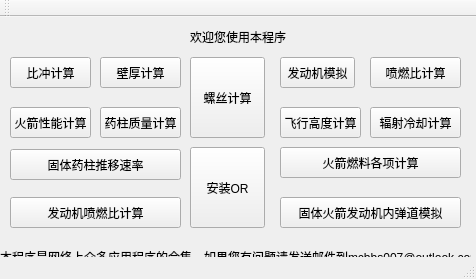
<?xml version="1.0" encoding="UTF-8"?>
<ui version="4.0">
 <class>MainWindow</class>
 <widget class="QMainWindow" name="MainWindow">
  <property name="geometry">
   <rect>
    <x>0</x>
    <y>0</y>
    <width>476</width>
    <height>279</height>
   </rect>
  </property>
  <property name="windowTitle">
   <string>火箭设计程序合集v0.0.2</string>
  </property>
  <widget class="QWidget" name="centralWidget">
   <widget class="QToolButton" name="toolButton">
    <property name="geometry">
     <rect>
      <x>10</x>
      <y>40</y>
      <width>81</width>
      <height>31</height>
     </rect>
    </property>
    <property name="text">
     <string>比冲计算</string>
    </property>
   </widget>
   <widget class="QPushButton" name="pushButton">
    <property name="geometry">
     <rect>
      <x>100</x>
      <y>40</y>
      <width>81</width>
      <height>31</height>
     </rect>
    </property>
    <property name="text">
     <string>壁厚计算</string>
    </property>
   </widget>
   <widget class="QPushButton" name="pushButton_3">
    <property name="geometry">
     <rect>
      <x>10</x>
      <y>180</y>
      <width>171</width>
      <height>31</height>
     </rect>
    </property>
    <property name="text">
     <string>发动机喷燃比计算</string>
    </property>
   </widget>
   <widget class="QPushButton" name="pushButton_4">
    <property name="geometry">
     <rect>
      <x>10</x>
      <y>90</y>
      <width>81</width>
      <height>31</height>
     </rect>
    </property>
    <property name="text">
     <string>火箭性能计算</string>
    </property>
   </widget>
   <widget class="QPushButton" name="pushButton_5">
    <property name="geometry">
     <rect>
      <x>280</x>
      <y>90</y>
      <width>81</width>
      <height>31</height>
     </rect>
    </property>
    <property name="text">
     <string>飞行高度计算</string>
    </property>
   </widget>
   <widget class="QPushButton" name="pushButton_6">
    <property name="geometry">
     <rect>
      <x>100</x>
      <y>90</y>
      <width>81</width>
      <height>31</height>
     </rect>
    </property>
    <property name="text">
     <string>药柱质量计算</string>
    </property>
   </widget>
   <widget class="QPushButton" name="pushButton_7">
    <property name="geometry">
     <rect>
      <x>280</x>
      <y>130</y>
      <width>181</width>
      <height>31</height>
     </rect>
    </property>
    <property name="text">
     <string>火箭燃料各项计算</string>
    </property>
   </widget>
   <widget class="QPushButton" name="pushButton_8">
    <property name="geometry">
     <rect>
      <x>10</x>
      <y>132</y>
      <width>171</width>
      <height>31</height>
     </rect>
    </property>
    <property name="text">
     <string>固体药柱推移速率</string>
    </property>
   </widget>
   <widget class="QPushButton" name="pushButton_9">
    <property name="geometry">
     <rect>
      <x>280</x>
      <y>40</y>
      <width>75</width>
      <height>31</height>
     </rect>
    </property>
    <property name="text">
     <string>发动机模拟</string>
    </property>
   </widget>
   <widget class="QPushButton" name="pushButton_10">
    <property name="geometry">
     <rect>
      <x>370</x>
      <y>90</y>
      <width>91</width>
      <height>31</height>
     </rect>
    </property>
    <property name="text">
     <string>辐射冷却计算</string>
    </property>
   </widget>
   <widget class="QPushButton" name="pushButton_11">
    <property name="geometry">
     <rect>
      <x>280</x>
      <y>180</y>
      <width>181</width>
      <height>31</height>
     </rect>
    </property>
    <property name="text">
     <string>固体火箭发动机内弹道模拟</string>
    </property>
   </widget>
   <widget class="QLabel" name="label">
    <property name="geometry">
     <rect>
      <x>190</x>
      <y>10</y>
      <width>101</width>
      <height>20</height>
     </rect>
    </property>
    <property name="text">
     <string>欢迎您使用本程序</string>
    </property>
   </widget>
   <widget class="QPushButton" name="pushButton_2">
    <property name="geometry">
     <rect>
      <x>370</x>
      <y>40</y>
      <width>91</width>
      <height>31</height>
     </rect>
    </property>
    <property name="text">
     <string>喷燃比计算</string>
    </property>
   </widget>
   <widget class="QLabel" name="label_2">
    <property name="geometry">
     <rect>
      <x>0</x>
      <y>230</y>
      <width>471</width>
      <height>20</height>
     </rect>
    </property>
    <property name="text">
     <string>本程序是网络上众多应用程序的合集，如果您有问题请发送邮件到mcbbs007@outlook.com</string>
    </property>
   </widget>
   <widget class="QPushButton" name="pushButton_12">
    <property name="geometry">
     <rect>
      <x>190</x>
      <y>40</y>
      <width>75</width>
      <height>81</height>
     </rect>
    </property>
    <property name="text">
     <string>螺丝计算</string>
    </property>
   </widget>
   <widget class="QPushButton" name="pushButton_13">
    <property name="geometry">
     <rect>
      <x>190</x>
      <y>130</y>
      <width>75</width>
      <height>81</height>
     </rect>
    </property>
    <property name="text">
     <string>安装OR</string>
    </property>
   </widget>
  </widget>
  <widget class="QToolBar" name="mainToolBar">
   <attribute name="toolBarArea">
    <enum>TopToolBarArea</enum>
   </attribute>
   <attribute name="toolBarBreak">
    <bool>false</bool>
   </attribute>
  </widget>
  <widget class="QStatusBar" name="statusBar"/>
 </widget>
 <layoutdefault spacing="6" margin="11"/>
 <resources/>
 <connections/>
</ui>
